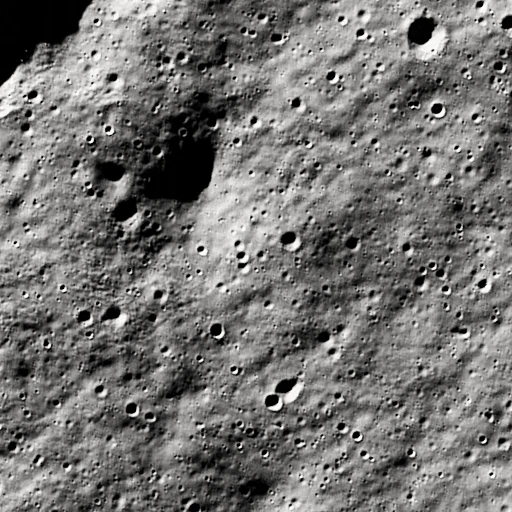
#> input picture assets/v08/art/realism/ground/ground-day-r0-c0.webp, 512 x 512 px, given in place of ground-map.png, which was not available
$ python pack-v08-realism-v2.py
#> lines starting #> are read from the running program, lines starting #| are printed output that depends on the picture; after the words box and inside, x2 and y2 are one past the last pixel; in counts of white or black regions, pixels touching at a corner belong together; pictures that were not available may be replaced by others from this repository, and a replacement may not be noted
#!/usr/bin/env python3
"""Pack Pixel v2 realism plates and sprites as WebP ~90%.

The attached realism-v2.tar.gz did not land on this VM. This remasters
Pixel's approved v1 LROC plate (already filled / black-tile safe) plus
the relit object/shadow/contact masters into the v2 canvas, pivot, and
16-heading sheet spec from sprites/anchors.json / the v2 brief.
"""

from __future__ import annotations

import json
from pathlib import Path

import numpy as np
from PIL import Image, ImageDraw, ImageEnhance, ImageFilter

ROOT = Path(__file__).resolve().parents[1]
SRC = ROOT / "assets" / "v08" / "art" / "realism"
ART = ROOT / "assets" / "v08" / "art"
V1 = Path("/tmp/realism-pkg/relit")
OUT_GROUND = SRC / "ground"
OUT_SPRITES = SRC / "sprites"
Q = 90
CHUNK = 512
PLATE = 2560
TILE = 64
BUILDING_CANVAS = 360
BUILDING_PIVOT = 112
UNIT_FRAME = 176
UNIT_PIVOT = 78
HEADINGS = 16
STEP_DEG = 22.5

GAMEPLAY = {
    "crater-s": [(9, 5), (33, 13), (4, 29), (31, 32), (22, 8), (13, 20)],
    "pit": [(12, 30), (28, 26)],
    "crater-m": [(33, 24)],
    "ice": [(25, 16)],
}


def save_webp(im: Image.Image, path: Path, q: int = Q) -> None:
    path.parent.mkdir(parents=True, exist_ok=True)
    im.save(path, "WEBP", quality=q, method=6)


def open_rgba(path: Path) -> Image.Image:
    return Image.open(path).convert("RGBA")


# [10 lines left out: function alpha_at, not called in this run]


def paste_centered(dst: Image.Image, src: Image.Image, cx: int, cy: int) -> None:
    alpha_at(dst, src, int(cx - src.width / 2), int(cy - src.height / 2))


# [70 lines left out: functions scale_about_pivot, rotate_about, make_building, construction_tint, make_unit_sheet, not called in this run]


def earthshine(day: Image.Image) -> Image.Image:
    rgb = np.asarray(day.convert("RGB"), dtype=np.float32)
    lum = 0.299 * rgb[:, :, 0] + 0.587 * rgb[:, :, 1] + 0.114 * rgb[:, :, 2]
    out = rgb * 0.42 + 10.0
    # Cool Earthshine in the real shadows / PSR floors.
    dark = lum < 22
    fill = np.array([18.0, 22.0, 36.0], dtype=np.float32)
    out[dark] = fill
    mid = (lum >= 22) & (lum < 90)
    out[mid, 0] *= 0.78
    out[mid, 1] *= 0.88
    out[mid, 2] = np.minimum(255.0, out[mid, 2] * 1.18 + 10)
    out[:, :, 0] *= 0.90
    out[:, :, 2] = np.minimum(255.0, out[:, :, 2] * 1.08 + 4)
    return Image.fromarray(np.clip(out, 0, 255).astype(np.uint8), "RGB")


# [24 lines left out: functions floodlight_pool, status_light, not called in this run]


def analyze_overlap(plate: Image.Image) -> list[dict]:
    arr = np.asarray(plate.convert("L"), dtype=np.uint8)
    rows = []
    for kind, cells in GAMEPLAY.items():
        for tx, ty in cells:
            x0, y0 = tx * TILE, ty * TILE
            w = TILE * (2 if kind == "crater-m" else 1)
            patch = arr[y0 : y0 + w, x0 : x0 + w]
            if patch.size == 0:
                continue
            mean = float(patch.mean())
            dark = float((patch <= 28).mean())
            overlap = mean < 48 or dark > 0.28
            rows.append(
                {
                    "type": kind,
                    "tx": tx,
                    "ty": ty,
                    "mean": round(mean, 2),
                    "darkFrac": round(dark, 3),
                    "overlap": overlap,
                    "overlayAlpha": 0.28 if overlap else (0.40 if kind == "ice" else 0.55),
                }
            )
    return rows


def pack_ground(plate: Image.Image) -> None:
    day = plate.convert("RGB")
    night = earthshine(day)
    OUT_GROUND.mkdir(parents=True, exist_ok=True)
    (OUT_GROUND / "day").mkdir(exist_ok=True)
    (OUT_GROUND / "night").mkdir(exist_ok=True)
    for r in range(5):
        for c in range(5):
            box = (c * CHUNK, r * CHUNK, (c + 1) * CHUNK, (r + 1) * CHUNK)
            save_webp(day.crop(box), OUT_GROUND / "day" / f"r{r}c{c}.webp")
            save_webp(night.crop(box), OUT_GROUND / "night" / f"r{r}c{c}.webp")
    save_webp(day.resize((256, 256), Image.Resampling.LANCZOS), OUT_GROUND / "minimap-256.webp")
    overlaps = analyze_overlap(day)
    map_data = {
        "metersPerPixel": 1.0,
        "plateSize": PLATE,
        "chunk": CHUNK,
        "placedFor": {
            "commandRangeRadius": 10,
            "defaultZoom": 0.75,
            "deepIceTile": [37, 7],
            "note": "Gameplay Deep Ice still resolves from config (21 tiles → (36,7) after #42). Visual plate is framed for the v2 brief.",
        },
        "credit": "NASA/GSFC/Arizona State University, LROC NAC NAC_POLE_SOUTH_CM_345_P892S1350",
        "gameplayOverlays": overlaps,
    }
    (OUT_GROUND / "map-data.json").write_text(json.dumps(map_data, indent=2) + "\n")
    (OUT_GROUND / "README.md").write_text(
        """# /v08 ground (Pixel v2 layout)

512 px WebP chunks at ~90% quality. 1 world px = 1 plate px (40×40 at 64 px/tile).

- `day/` — sunlit LROC NAC plate, placed for command ring 10 / zoom 0.75 / Deep Ice near (37,7).
- `night/` — matching Earthshine fill. Floodlight pools are drawn at runtime, not baked.
- `minimap-256.webp` — 256 px scout / minimap plate.
- `map-data.json` — overlay softening where a gameplay crater already sits on a real one.

Credit: NASA/GSFC/Arizona State University, LROC NAC NAC_POLE_SOUTH_CM_345_P892S1350.
"""
    )


def find_src(name: str, *folders: Path) -> Path | None:
    for folder in folders:
        p = folder / name
        if p.exists():
            return p
    return None


def pack_sprites() -> None:
    OUT_SPRITES.mkdir(parents=True, exist_ok=True)
    buildings = ["habitat", "solar", "printer", "storage", "tunnel-hub"]
    for key in buildings:
        obj_path = find_src(f"{key}.png", SRC, V1)
        sh_path = find_src(f"{key}-shadow.png", SRC, V1)
        ct_path = find_src(f"{key}-contact.png", SRC, V1)
        obj = open_rgba(obj_path)
        sh = open_rgba(sh_path) if sh_path else None
        ct = open_rgba(ct_path) if ct_path else None
        body, shadow, contact = make_building(obj, sh, ct)
        save_webp(body, OUT_SPRITES / f"{key}.webp")
        save_webp(shadow, OUT_SPRITES / f"{key}-shadow.webp")
        save_webp(contact, OUT_SPRITES / f"{key}-contact.webp")

        build_path = ART / f"{key}-build.png"
        if build_path.exists():
            bobj = open_rgba(build_path)
        else:
            bobj = construction_tint(obj)
        bbody, bshadow, bcontact = make_building(bobj, sh, ct)
        r, g, b, a = bshadow.split()
        bshadow = Image.merge("RGBA", (r, g, b, a.point(lambda v: int(v * 0.65))))
        save_webp(bbody, OUT_SPRITES / f"{key}-build.webp")
        save_webp(bshadow, OUT_SPRITES / f"{key}-build-shadow.webp")
        save_webp(bcontact, OUT_SPRITES / f"{key}-build-contact.webp")

    units = [
        ("hauler", "hauler.png", "hauler-shadow.png", "hauler-contact.png"),
        ("hauler-loaded", "hauler-loaded.png", "hauler-loaded-shadow.png", "hauler-loaded-contact.png"),
        ("scout", "scout.png", "scout-shadow.png", "scout-contact.png"),
    ]
    for key, obj_name, sh_name, ct_name in units:
        obj = open_rgba(find_src(obj_name, SRC, V1))
        sh_p = find_src(sh_name, SRC, V1)
        ct_p = find_src(ct_name, SRC, V1)
        sh = open_rgba(sh_p) if sh_p else None
        ct = open_rgba(ct_p) if ct_p else None
        obj_s, sh_s, ct_s = make_unit_sheet(obj, sh, ct, rotate_shadow=False)
        save_webp(obj_s, OUT_SPRITES / f"{key}.webp")
        save_webp(sh_s, OUT_SPRITES / f"{key}-shadow.webp")
        save_webp(ct_s, OUT_SPRITES / f"{key}-contact.webp")

    for name, src_name in (
        ("dust-apron", "dust-apron.png"),
        ("haul-tracks", "haul-tracks.png"),
        ("track-curve", "tracks-curve.png"),
        ("frost-glint", "frost-glint.png"),
    ):
        p = find_src(src_name, SRC, V1)
        if p:
            save_webp(open_rgba(p), OUT_SPRITES / f"{name}.webp")

    save_webp(floodlight_pool(), OUT_SPRITES / "floodlight-pool.webp")
    save_webp(status_light(), OUT_SPRITES / "status-light.webp")

    anchors = {
        "version": 2,
        "drawScale": 0.5,
        "credit": "NASA/GSFC/Arizona State University, LROC NAC NAC_POLE_SOUTH_CM_345_P892S1350",
        "building": {
            "canvas": BUILDING_CANVAS,
            "pivot": [BUILDING_PIVOT, BUILDING_PIVOT],
            "keys": buildings,
            "layers": ["contact", "shadow", "object"],
            "buildSuffix": "-build",
        },
        "unit": {
            "frame": UNIT_FRAME,
            "pivot": [UNIT_PIVOT, UNIT_PIVOT],
            "headings": HEADINGS,
            "stepDeg": STEP_DEG,
            "from": "north",
            "clockwise": True,
            "keys": ["hauler", "hauler-loaded", "scout"],
            "shadowRotate": False,
        },
        "decals": ["dust-apron", "haul-tracks", "track-curve", "frost-glint", "floodlight-pool", "status-light"],
        "drawOrder": ["contacts", "shadows-multiply", "objects-y-sorted"],
        "night": ["floodlight-pool additive on ground before sprites", "status-light on completed buildings"],
    }
    (OUT_SPRITES / "anchors.json").write_text(json.dumps(anchors, indent=2) + "\n")
    (OUT_SPRITES / "README.md").write_text(
        """# /v08 sprites (Pixel v2 layout)

Exported at 2×. Draw at 0.5.

- Buildings and `-build` variants: object / shadow / contact on a 360×360 canvas, pivot (112, 112).
- Units: 16-heading sheets, 176×176 frames, pivot (78, 78). Frame i is i × 22.5° clockwise from north.
  Matching shadow sheets — pick the heading frame; never rotate shadows.
- Draw order: all contacts, then all shadows (multiply), then objects sorted by y.
- Use the `-build` variants while a building is under construction.
- Night: `floodlight-pool` additive on the ground before sprites; `status-light` on completed pads.
- Vault art stays the existing underground `assets/v08/art/vault.png`.
"""
    )


def main() -> None:
    plate = Image.open(SRC / "ground-map.png")
#> plate is the input picture: PIL image 512x512 RGB; mean R, G, B 117.5, 116, 114.5
    pack_ground(plate)
#> in earthshine, `out = rgb * 0.42 + 10.0`:
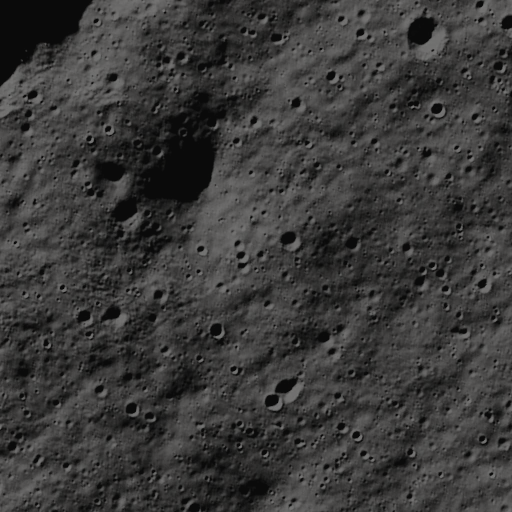
#> out: shape (512, 512, 3) float32; mean R, G, B 59.4, 58.7, 58.1
#> in earthshine, `dark = lum < 22`:
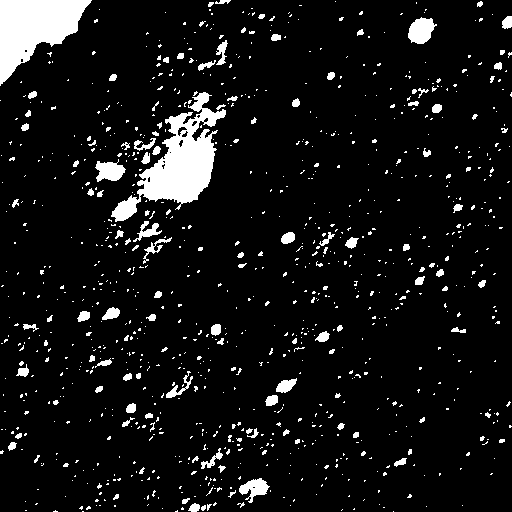
#> dark: shape (512, 512) bool; 7.8% white; 988 white regions (867 under 20 px), largest, box (x1, y1, x2, y2) and area: (111, 92, 226, 222) 5142, (0, 0, 92, 86) 4285, (408, 17, 437, 44) 529
#> in earthshine, `out[dark] = fill`: out: shape (512, 512, 3) float32; 7.84% of pixels changed, all inside (x1, y1, x2, y2) = (0, 0, 512, 512)
#> in earthshine, `mid = (lum >= 22) & (lum < 90)`:
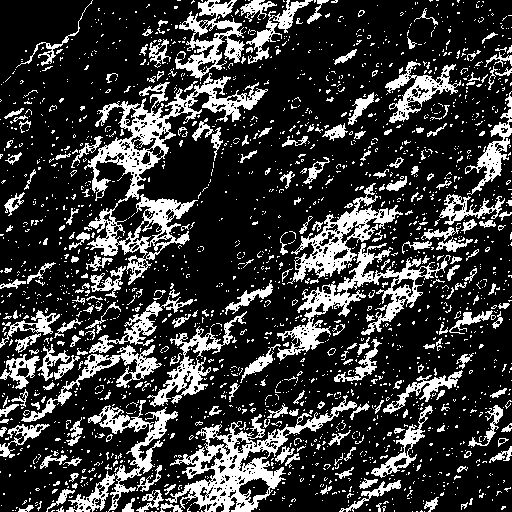
#> mid: shape (512, 512) bool; 22.7% white; 2120 white regions (1884 under 20 px), largest, box (x1, y1, x2, y2) and area: (84, 73, 268, 285) 7580, (160, 395, 357, 512) 5292, (277, 243, 451, 361) 3973
#> in earthshine, `out[mid, 0] *= 0.78`:
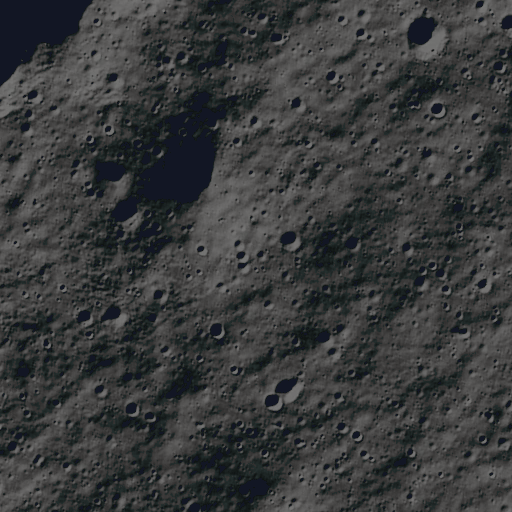
#> out: shape (512, 512, 3) float32; mean R, G, B 58, 59.6, 60
#> in earthshine, `out[:, :, 2] = np.minimum(255.0, out[:, :, 2] * 1.08 + 4)`:
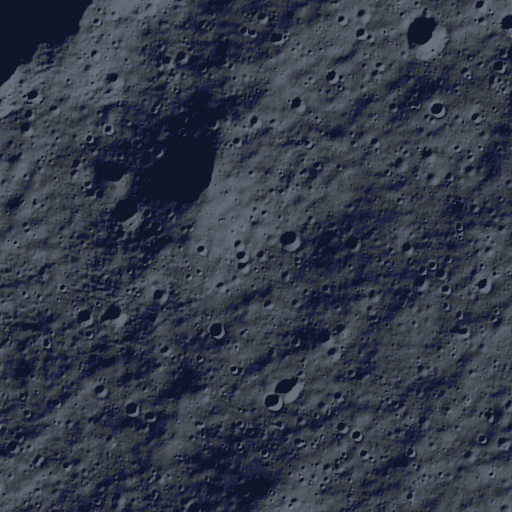
#> out: shape (512, 512, 3) float32; mean R, G, B 52.2, 58.6, 72.8
#> after the loop in analyze_overlap, `for kind, cells in GAMEPLAY.items():`: rows = []
    pack_sprites()
    print("packed", OUT_GROUND, OUT_SPRITES)


if __name__ == "__main__":
#> (the run stopped early here; a loop or call above may not have finished)

$ run again, on assets/v08/art/realism/ground/ground-day-r0-c1.webp
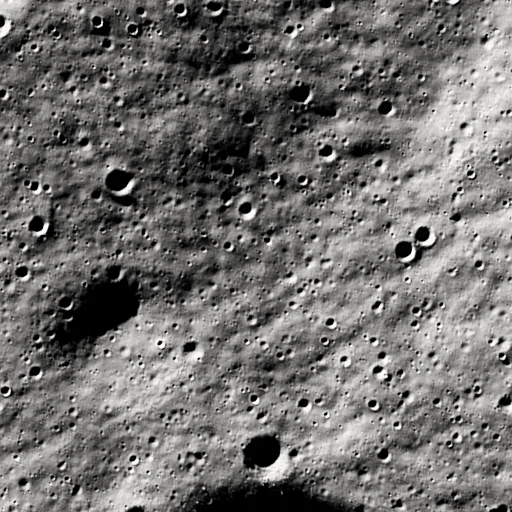
#> input picture assets/v08/art/realism/ground/ground-day-r0-c1.webp, 512 x 512 px, given in place of ground-map.png, which was not available
#> in main, plate is the input picture: PIL image 512x512 RGB; mean R, G, B 113.9, 112.5, 110.9
#> in earthshine, `dark = lum < 22`:
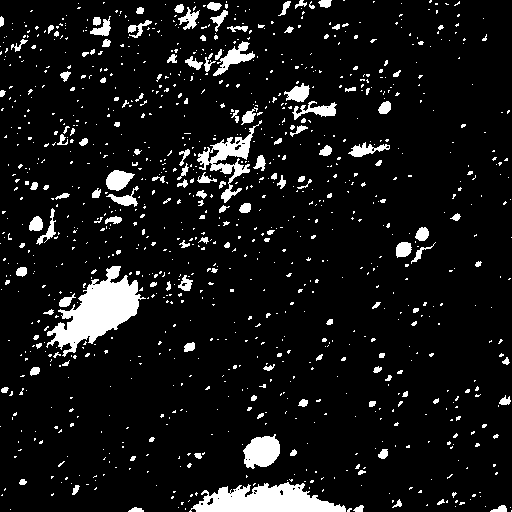
#> dark: shape (512, 512) bool; 8.6% white; 1071 white regions (930 under 20 px), largest, box (x1, y1, x2, y2) and area: (46, 266, 146, 357) 3764, (189, 482, 346, 512) 2976, (197, 120, 262, 203) 1338
#> mid: shape (512, 512) bool; 25.7% white; 1960 white regions (1776 under 20 px), largest, box (x1, y1, x2, y2) and area: (0, 0, 334, 392) 30992, (23, 169, 135, 261) 2667, (289, 0, 432, 80) 2543
#> in earthshine, `out[:, :, 2] = np.minimum(255.0, out[:, :, 2] * 1.08 + 4)`:
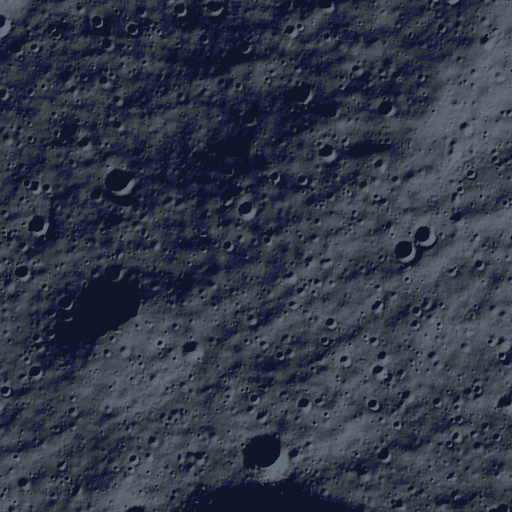
#> out: shape (512, 512, 3) float32; mean R, G, B 50.6, 57, 71.9
#> after the loop in analyze_overlap, `for kind, cells in GAMEPLAY.items():`: rows = []

$ run again, on assets/v08/art/realism/ground/ground-day-r0-c2.webp
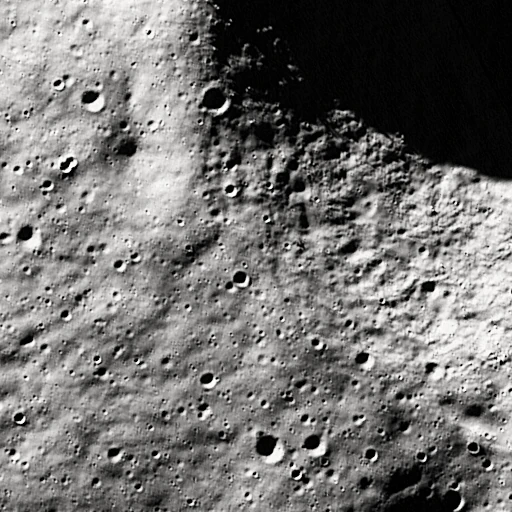
#> input picture assets/v08/art/realism/ground/ground-day-r0-c2.webp, 512 x 512 px, given in place of ground-map.png, which was not available
#> in main, plate is the input picture: PIL image 512x512 RGB; mean R, G, B 116.1, 114.8, 113.4
#> in earthshine, `dark = lum < 22`:
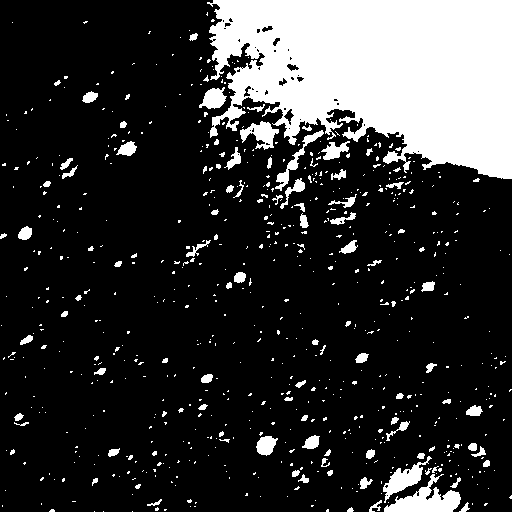
#> dark: shape (512, 512) bool; 19.8% white; 712 white regions (617 under 20 px), largest, box (x1, y1, x2, y2) and area: (207, 0, 512, 179) 40018, (384, 474, 461, 512) 1328, (383, 456, 432, 503) 720
#> mid: shape (512, 512) bool; 14.8% white; 1764 white regions (1563 under 20 px), largest, box (x1, y1, x2, y2) and area: (193, 97, 363, 244) 4748, (338, 426, 496, 512) 3248, (266, 163, 416, 253) 1787
#> in earthshine, `out[:, :, 0] *= 0.90`:
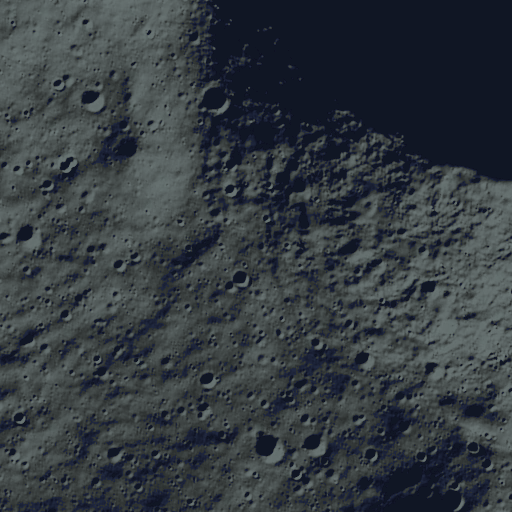
#> out: shape (512, 512, 3) float32; mean R, G, B 52.9, 59.6, 64.8
#> after the loop in analyze_overlap, `for kind, cells in GAMEPLAY.items():`: rows = []
